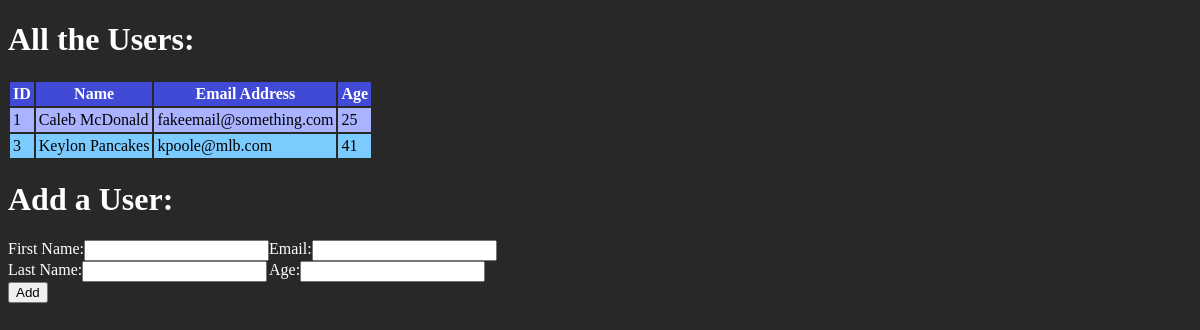
Before: / with the older database file.
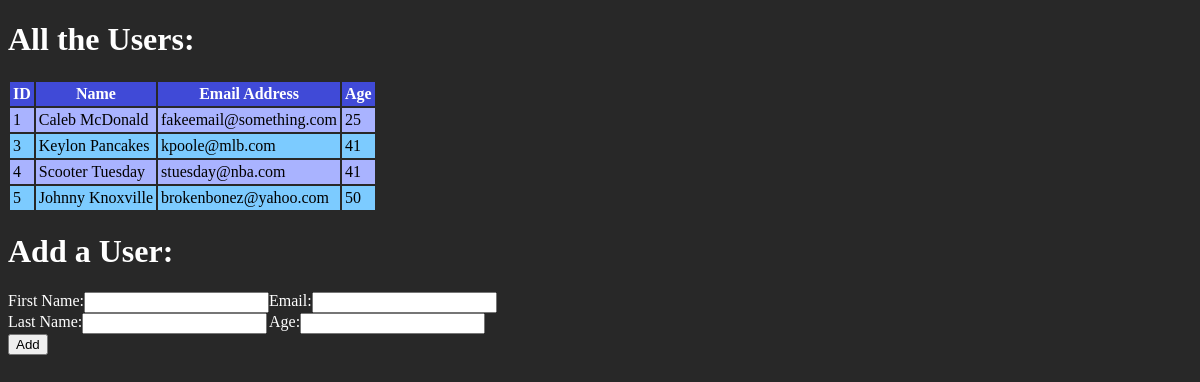
After: the same page with the newer database file.
### users_app/models.py (models this page shows)
class Users(models.Model):
    first_name = models.CharField(max_length=255)
    last_name = models.CharField(max_length=255)
    email_address = models.CharField(max_length=255)
    age = models.IntegerField()
    created_at = models.DateTimeField(auto_now_add=True)
    updated_at = models.DateTimeField(auto_now=True)

### users_app/views.py (the view)
# urls.py: path('', views.index, name="index"),
def index(request):
    users = Users.objects.all()
    context = {
        'users': users
    }
    return render(request, 'index.html', context)

### users_app/templates/index.html (shortened to what this page needs)
<!DOCTYPE html>
<html lang="en">
<head>
    {% load static %}
    <link rel="stylesheet" href="{% static 'css/style.css' %}">
</head>
<body>
    <h1>All the Users:</h1>
    <table>
        <thead>
            <tr>
                <th>ID</th>
                <th>Name</th>
                <th>Email Address</th>
                <th>Age</th>
            </tr>
        </thead>
        <tbody>
            {% for user in users %}
            <tr>
                <td>{{ user.id }}</td>
                <td>{{ user.first_name }} {{ user.last_name }}</td>
                <td>{{ user.email_address }}</td>
                <td>{{ user.age }}</td>
            </tr>
            {% endfor %}
        </tbody>
    </table>
    <h1>Add a User:</h1>
    <form action="/create/" method="post">
        <div class="form-body">
            <div class="left">
                <div class="duo">
                    <label for="first_name">First Name:</label>
                    <input name="first_name" type="text">
                </div>
                <div class="duo">
                    <label for="last_name">Last Name:</label>
                    <input name="last_name" type="text">
                </div>
            </div>
            <div class="right">
                <div class="duo">
                    <label for="email_address">Email:</label>
                    <input name="email_address" type="text">
                </div>
                <div class="duo">
                    <label for="age">Age:</label>
                    <input name="age" type="number">
                </div>
            </div>
        </div>
        <button type="submit">Add</button>
    </form>
</body>
</html>

### users_app/static/css/style.css (style rules this page uses)
body { background-color: rgb(40, 40, 40); }
p, h1, h2, h3, label { color: white; }
th { background-color: rgb(64, 74, 215); color: white; }
tr:nth-child(odd) { background-color: rgb(169, 179, 255); }
tr:nth-child(even) { background-color: rgb(124, 203, 255); }
td, th { padding: 3px; }
.form-body { display: flex; }
.left, .right { display: flex; flex-direction: column; }
.duo { display: flex; }

Changed rows visible on the page:
added Users: id "4", first_name "Scooter", last_name "Tuesday", email_address "stuesday@nba.com", age "41"
added Users: id "5", first_name "Johnny", last_name "Knoxville", email_address "brokenbonez@yahoo.com", age "50"
